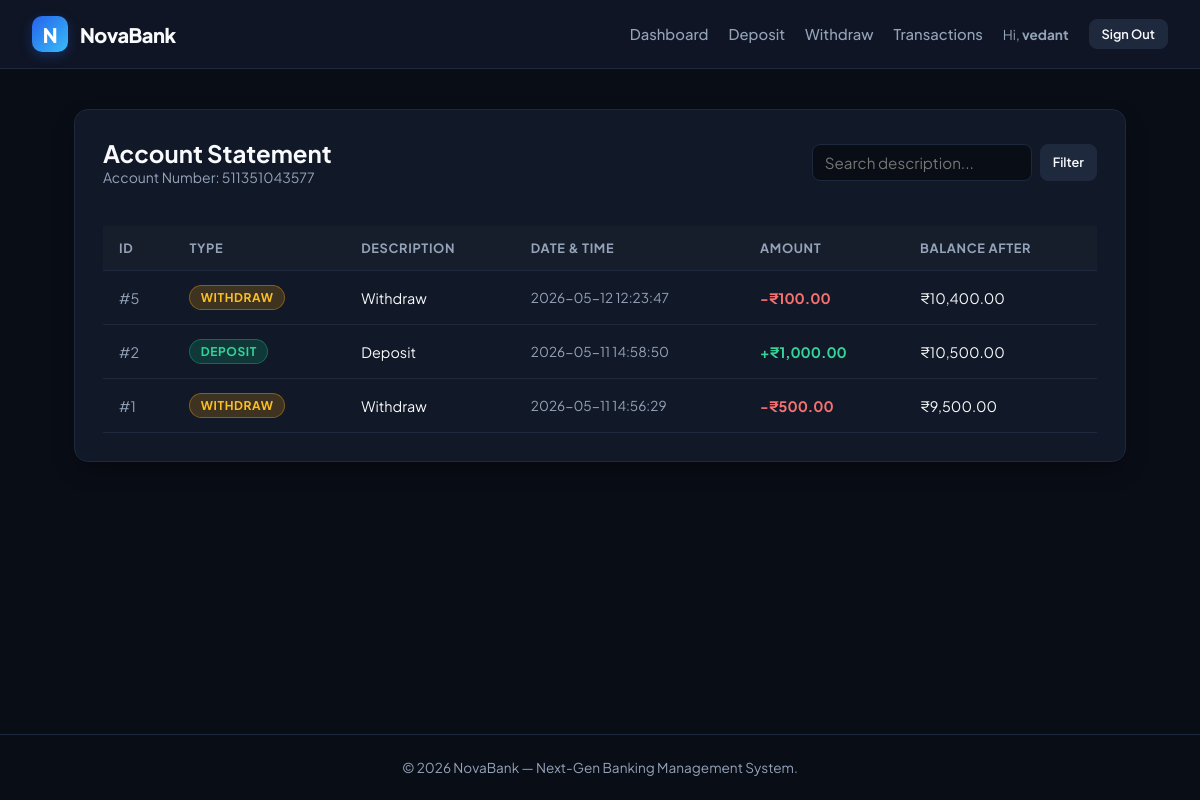
The page /transactions (signed in) on the database its author committed.
### tables this page shows
CREATE TABLE accounts (
    id              INTEGER PRIMARY KEY AUTOINCREMENT,
    account_number  TEXT    NOT NULL UNIQUE,
    customer_id     INTEGER NOT NULL,
    balance         REAL    NOT NULL DEFAULT 0,
    status          TEXT    NOT NULL DEFAULT 'ACTIVE'  CHECK(status IN ('ACTIVE','FROZEN','CLOSED')),
    created_at      TEXT    NOT NULL DEFAULT (datetime('now')),
    updated_at      TEXT    NOT NULL DEFAULT (datetime('now')),
    FOREIGN KEY (customer_id) REFERENCES customers(id) ON DELETE CASCADE
);

CREATE TABLE transactions (
    id              INTEGER PRIMARY KEY AUTOINCREMENT,
    account_id      INTEGER NOT NULL,
    type            TEXT    NOT NULL CHECK(type IN ('DEPOSIT','WITHDRAW','TRANSFER_IN','TRANSFER_OUT')),
    amount          REAL    NOT NULL CHECK(amount > 0),
    balance_after   REAL    NOT NULL,
    description     TEXT,
    created_at      TEXT    NOT NULL DEFAULT (datetime('now')),
    FOREIGN KEY (account_id) REFERENCES accounts(id) ON DELETE CASCADE
);

### web/app.py (the view)
    @app.route("/transactions")
    @customer_required
    def transactions() -> Any:
        customer_id = session["customer_id"]
        account = account_service.get_customer_account(customer_id)
        query = request.args.get("q", "").strip()
        tx_list = tx_service.history(account.id, search=query)
        return render_template("transactions.html", account=account, transactions=tx_list, query=query)

### database/db_connection.py (called while the page is built)
    @property
    def connection(self) -> sqlite3.Connection:
        return self._conn

### models/account_model.py (called while the page is built)
    @staticmethod
    def from_row(row: Mapping[str, Any]) -> "Account":
        return Account(
            id=row["id"],
            account_number=row["account_number"],
            customer_id=row["customer_id"],
            balance=float(row["balance"]),
            status=row["status"],
            created_at=row["created_at"],
            updated_at=row["updated_at"],
        )

### models/transaction_model.py (called while the page is built)
    @staticmethod
    def from_row(row: Mapping[str, Any]) -> "Transaction":
        return Transaction(
            id=row["id"],
            account_id=row["account_id"],
            type=row["type"],
            amount=float(row["amount"]),
            balance_after=float(row["balance_after"]),
            description=row["description"] or "",
            created_at=row["created_at"],
        )

### repositories/account_repository.py (called while the page is built)
    def by_customer(self, customer_id: int) -> List[Account]:
        cur = self._db.connection.execute(AccountQ.BY_CUSTOMER, (customer_id,))
        return [Account.from_row(r) for r in cur.fetchall()]

### repositories/transaction_repository.py (called while the page is built)
    def by_account(self, account_id: int) -> List[Transaction]:
        cur = self._db.connection.execute(TransactionQ.BY_ACCOUNT, (account_id,))
        return [Transaction.from_row(r) for r in cur.fetchall()]

### services/account_service.py (called while the page is built)
    def get_customer_account(self, customer_id: int) -> Account:
        items = self._accounts.by_customer(customer_id)
        if not items:
            raise NotFoundError("No account found for this customer.")
        return items[0]

### services/transaction_service.py (called while the page is built)
    def history(self, account_id: int, search: str = "") -> List[Transaction]:
        if search.strip():
            return self._transactions.search(account_id, search.strip())
        return self._transactions.by_account(account_id)

### web/app.py (called while the page is built)
def customer_required(f: Callable[..., Any]) -> Callable[..., Any]:
    @wraps(f)
    def decorated_function(*args: Any, **kwargs: Any) -> Any:
        if "customer_id" not in session:
            flash("Please sign in to access your banking dashboard.", "error")
            return redirect(url_for("login"))
        return f(*args, **kwargs)
    return decorated_function

### web/templates/transactions.html (shortened to what this page needs)
{% extends "base.html" %}
{% block content %}
<div class="card">
    <div style="display: flex; justify-content: space-between; align-items: center; flex-wrap: wrap; gap: 1rem; margin-bottom: 1.5rem;">
        <div>
            <h2 style="font-size: 1.5rem; font-weight: 700;">Account Statement</h2>
            <p style="color: var(--text-muted); font-size: 0.875rem;">Account Number: {{ account.account_number }}</p>
        </div>
        <form method="GET" action="/transactions" style="display: flex; gap: 0.5rem;">
            <input class="form-control" type="text" name="q" value="{{ query }}" placeholder="Search description..." style="width: 220px; padding: 0.5rem 0.75rem;">
            <button type="submit" class="btn btn-secondary btn-sm">Filter</button>
        </form>
    </div>
    {% if transactions %}
        <div style="overflow-x: auto;">
            <table>
                <thead>
                    <tr>
                        <th>ID</th>
                        <th>Type</th>
                        <th>Description</th>
                        <th>Date & Time</th>
                        <th>Amount</th>
                        <th>Balance After</th>
                    </tr>
                </thead>
                <tbody>
                    {% for tx in transactions %}
                        <tr>
                            <td style="color: var(--text-muted);">#{{ tx.id }}</td>
                            <td>
                                <span class="badge {{ 'active' if tx.type == 'DEPOSIT' else 'frozen' }}">
                                    {{ tx.type }}
                                </span>
                            </td>
                            <td>{{ tx.description or '—' }}</td>
                            <td style="color: var(--text-muted); font-size: 0.85rem;">{{ tx.created_at }}</td>
                            <td style="font-weight: 700; color: {{ '#34d399' if tx.type == 'DEPOSIT' else '#f87171' }};">
                                {{ '+' if tx.type == 'DEPOSIT' else '-' }}₹{{ "{:,.2f}".format(tx.amount) }}
                            </td>
                            <td>₹{{ "{:,.2f}".format(tx.balance_after) }}</td>
                        </tr>
                    {% endfor %}
                </tbody>
            </table>
        </div>
    {% else %}
        <p style="color: var(--text-muted); text-align: center; padding: 2.5rem 0;">No matching transactions found.</p>
    {% endif %}
</div>
{% endblock %}

### web/templates/base.html (style rules this page uses)
:root { --bg: #090d16; --surface: #111827; --surface-hover: #1f293d; --border: #1f293d; --primary: #2563eb; --primary-hover: #1d4ed8; --accent: #38bdf8; --text: #f8fafc; --text-muted: #94a3b8; --success: #10b981; --danger: #ef4444; --warning: #f59e0b; }
* { box-sizing: border-box; margin: 0; padding: 0; font-family: 'Plus Jakarta Sans', system-ui, -apple-system, sans-serif; }
body { background-color: var(--bg); color: var(--text); min-height: 100vh; display: flex; flex-direction: column; }
.btn { display: inline-flex; align-items: center; justify-content: center; padding: 0.625rem 1.25rem; border-radius: 8px; font-size: 0.875rem; font-weight: 600; text-decoration: none; cursor: pointer; border: none; transition: all 0.2s ease; gap: 0.5rem; }
.btn-secondary { background: var(--surface-hover); color: var(--text); border: 1px solid var(--border); }
.btn-sm { padding: 0.35rem 0.75rem; font-size: 0.8rem; }
.card { background-color: var(--surface); border: 1px solid var(--border); border-radius: 14px; padding: 1.75rem; box-shadow: 0 10px 25px -5px rgba(0, 0, 0, 0.4); }
.badge { display: inline-block; padding: 0.25rem 0.65rem; border-radius: 9999px; font-size: 0.75rem; font-weight: 700; text-transform: uppercase; letter-spacing: 0.05em; }
.badge.active { background: rgba(16, 185, 129, 0.2); color: #34d399; border: 1px solid rgba(16, 185, 129, 0.4); }
.badge.frozen { background: rgba(245, 158, 11, 0.2); color: #fbbf24; border: 1px solid rgba(245, 158, 11, 0.4); }
.form-control { width: 100%; padding: 0.75rem 1rem; background: var(--bg); border: 1px solid var(--border); border-radius: 8px; color: var(--text); font-size: 0.95rem; outline: none; transition: border-color 0.15s ease; }
table { width: 100%; border-collapse: collapse; margin-top: 1rem; }
th, td { text-align: left; padding: 0.875rem 1rem; border-bottom: 1px solid var(--border); font-size: 0.9rem; }
th { color: var(--text-muted); font-size: 0.8rem; text-transform: uppercase; letter-spacing: 0.05em; background: rgba(255, 255, 255, 0.02); }

### rows shown on the page
accounts: account_number "511351043577"
transactions: id "5", type "WITHDRAW", description "Withdraw", created_at "2026-05-12 12:23:47", type "-", amount "100.00", balance_after "10,400.00"
transactions: id "2", type "DEPOSIT", description "Deposit", created_at "2026-05-11 14:58:50", type "+", amount "1,000.00", balance_after "10,500.00"
transactions: id "1", type "WITHDRAW", description "Withdraw", created_at "2026-05-11 14:56:29", type "-", amount "500.00", balance_after "9,500.00"

### other values the page prints
{{ session.get('username') }} "vedant"
